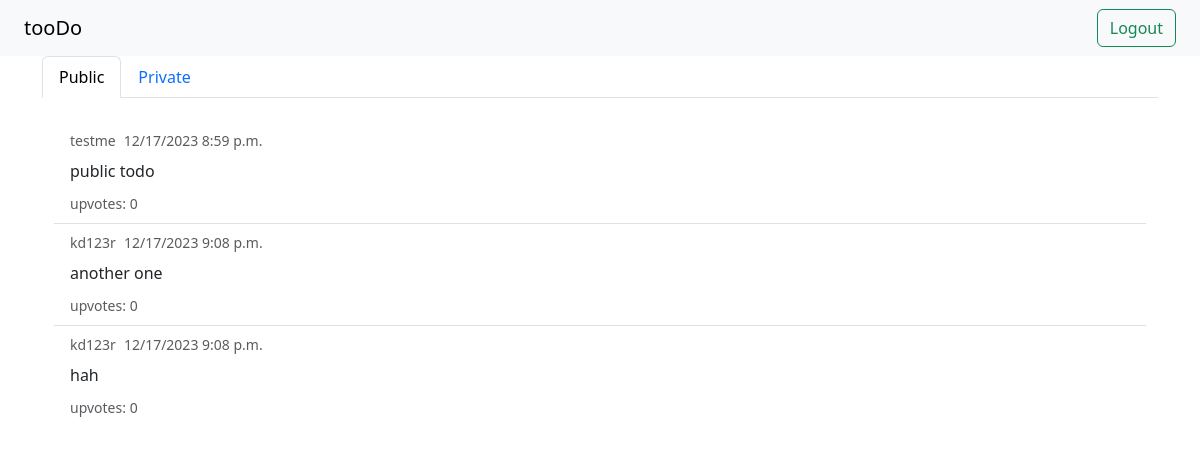
Page / (signed in) on the earlier database version.
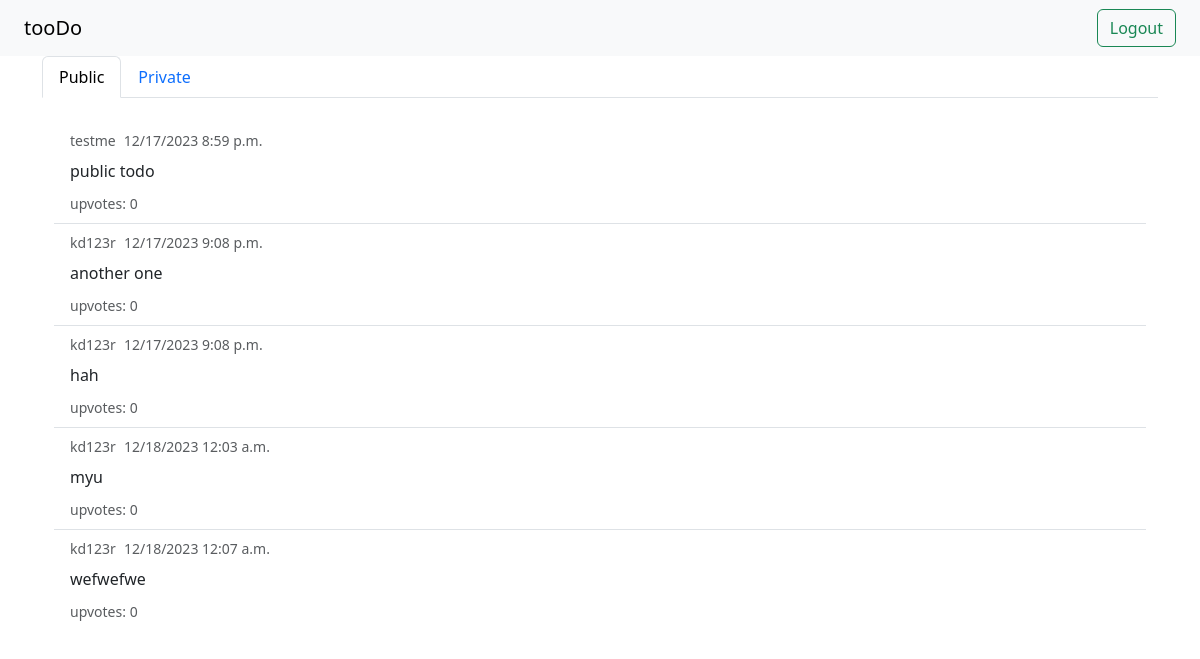
Same page on the later database version.
### toodo/models.py (models this page shows)
class PublicTodo(models.Model):
    user = models.ForeignKey(
        settings.AUTH_USER_MODEL,
        on_delete=models.CASCADE,
    )
    todo_text = models.CharField(max_length=200)
    upvotes = models.IntegerField(default=0)
    pub_date = models.DateTimeField()

### toodo/views.py (the view)
# urls.py: path("", views.index, name="index"),
@login_required
def index(request):
    if request.headers.get('X-Requested-With') == 'XMLHttpRequest':
        if request.method == 'POST' and request.POST.__contains__('todo_text'):
            form = PrivateTodoForm(request.POST)
            try:
                if form.is_valid():
                    PublicTodo.objects.create(user=request.user,
                                todo_text=form.cleaned_data['todo_text'],
                                pub_date=timezone.now())
                    return JsonResponse({'status': 'Shared!'})
            except ValidationError:
                return JsonResponse({'status': 'Invalid request'}, status=400)
        return JsonResponse({'status': 'Invalid request'}, status=400)
    elif request.method == 'GET':
        public_todos = PublicTodo.objects.all()
        return render(request, 'toodo/public.html', {'public_todos': public_todos})
    return HttpResponseBadRequest('Invalid request')

### toodo/templates/toodo/public.html
{% extends 'toodo/base.html' %}
{% block extra_content %}
    {% if public_todos %}
    <ul class="list-group list-group-flush mt-4">
    {% for todo in public_todos %}
        <li class="list-group-item list-group-item-action">
            <div class="d-flex text-muted">
                <small class="mb-2 me-2">{{ todo.user }}</small>
                <small>{{ todo.pub_date|date:"SHORT_DATETIME_FORMAT" }}</small>
            </div>
            <p class="mb-2">{{ todo.todo_text }}</p>
            <small class="text-muted">upvotes: {{ todo.upvotes }}</small>
        </li>
    {% endfor %}
    </ul>
    {% else %}
    <p>There are no todos to display.</p>
    {% endif %}
{% endblock %}

Differences in the rows shown:
added PublicTodo: user "kd123r", pub_date "12/18/2023 12:03 a.m.", todo_text "myu", upvotes "0"
added PublicTodo: user "kd123r", pub_date "12/18/2023 12:07 a.m.", todo_text "wefwefwe", upvotes "0"
